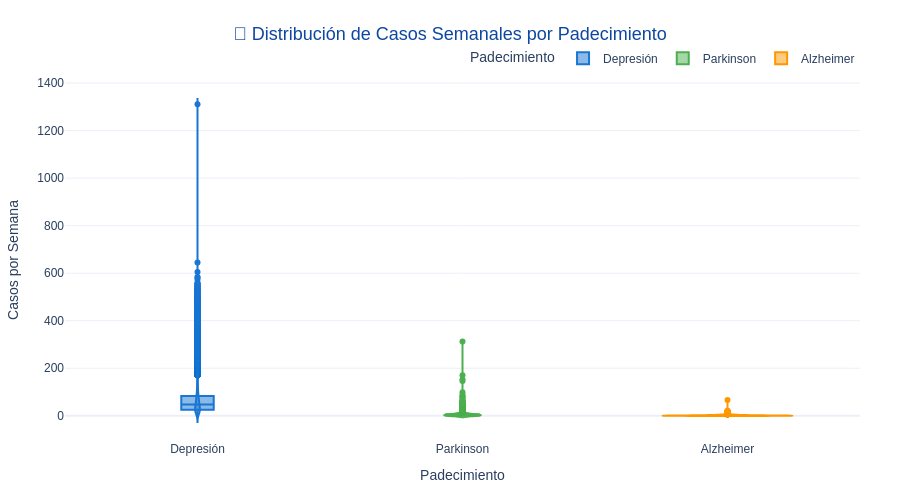

Notebook code cell kept with this figure:
### Code cell
"""
Violin plots para distribución de casos por padecimiento.
"""
fig = create_violin_plot(
    df,
    'Casos_semana',
    'Padecimiento',
    '🎻 Distribución de Casos Semanales por Padecimiento'
)

fig.update_layout(yaxis_title='Casos por Semana')
fig.show(config=PLOT_CONFIG)

### Figure 1 — Plotly figure (JSON) as saved in the notebook; plotly's stock layout.template omitted (floating-point values rounded to 4 significant figures; data arrays with more than 128 entries replaced by an {"elided": "..."} marker saying what was removed)
{"data": [{"alignmentgroup": "True", "box": {"visible": true}, "hovertemplate": "Padecimiento=%{x}<br>Casos_semana=%{y}<extra></extra>", "legendgroup": "Depresión", "marker": {"color": "#1976D2"}, "name": "Depresión", "offsetgroup": "Depresión", "orientation": "v", "points": "outliers", "scalegroup": "True", "showlegend": true, "type": "violin", "x": {"elided": "20096 str values"}, "x0": " ", "xaxis": "x", "y": {"elided": "20096 int values"}, "y0": " ", "yaxis": "y"}, {"alignmentgroup": "True", "box": {"visible": true}, "hovertemplate": "Padecimiento=%{x}<br>Casos_semana=%{y}<extra></extra>", "legendgroup": "Parkinson", "marker": {"color": "#4CAF50"}, "name": "Parkinson", "offsetgroup": "Parkinson", "orientation": "v", "points": "outliers", "scalegroup": "True", "showlegend": true, "type": "violin", "x": {"elided": "20096 str values"}, "x0": " ", "xaxis": "x", "y": {"elided": "20096 int values"}, "y0": " ", "yaxis": "y"}, {"alignmentgroup": "True", "box": {"visible": true}, "hovertemplate": "Padecimiento=%{x}<br>Casos_semana=%{y}<extra></extra>", "legendgroup": "Alzheimer", "marker": {"color": "#FF9800"}, "name": "Alzheimer", "offsetgroup": "Alzheimer", "orientation": "v", "points": "outliers", "scalegroup": "True", "showlegend": true, "type": "violin", "x": {"elided": "20096 str values"}, "x0": " ", "xaxis": "x", "y": {"elided": "20096 int values"}, "y0": " ", "yaxis": "y"}], "layout": {"font": {"family": "Arial, sans-serif", "size": 12}, "height": 500, "legend": {"orientation": "h", "title": {"text": "Padecimiento"}, "tracegroupgap": 0, "x": 1, "xanchor": "right", "y": 1.02, "yanchor": "bottom"}, "margin": {"b": 60, "l": 60, "r": 40, "t": 80}, "paper_bgcolor": "white", "plot_bgcolor": "white", "title": {"font": {"color": "#0D47A1", "size": 18}, "text": "🎻 Distribución de Casos Semanales por Padecimiento", "x": 0.5, "xanchor": "center"}, "violinmode": "overlay", "xaxis": {"anchor": "y", "categoryarray": ["Depresión", "Parkinson", "Alzheimer"], "categoryorder": "array", "domain": [0, 1], "title": {"text": "Padecimiento"}}, "yaxis": {"anchor": "x", "domain": [0, 1], "title": {"text": "Casos por Semana"}}}}
